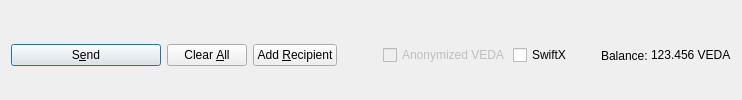
         <widget class="QFrame" name="frame_Send">
          <layout class="QHBoxLayout" name="horizontalLayout">
           <property name="bottomMargin">
            <number>0</number>
           </property>
           <item>
            <widget class="QPushButton" name="sendButton">
             <property name="minimumSize">
              <size>
               <width>150</width>
               <height>0</height>
              </size>
             </property>
             <property name="toolTip">
              <string>Confirm the send action</string>
             </property>
             <property name="text">
              <string>S&amp;end</string>
             </property>
             <property name="icon">
              <iconset resource="../veda.qrc">
               <normaloff>:/icons/send</normaloff>:/icons/send</iconset>
             </property>
             <property name="autoDefault">
              <bool>false</bool>
             </property>
             <property name="default">
              <bool>true</bool>
             </property>
            </widget>
           </item>
           <item>
            <widget class="QPushButton" name="clearButton">
             <property name="sizePolicy">
              <sizepolicy hsizetype="Minimum" vsizetype="Fixed">
               <horstretch>0</horstretch>
               <verstretch>0</verstretch>
              </sizepolicy>
             </property>
             <property name="toolTip">
              <string>Clear all fields of the form.</string>
             </property>
             <property name="text">
              <string>Clear &amp;All</string>
             </property>
             <!-- <property name="icon">
              <iconset resource="../veda.qrc">
               <normaloff>:/icons/remove</normaloff>:/icons/remove</iconset>
             </property> -->
             <property name="autoDefault">
              <bool>false</bool>
             </property>
            </widget>
           </item>
           <item>
            <widget class="QPushButton" name="addButton">
             <property name="toolTip">
              <string>Send to multiple recipients at once</string>
             </property>
             <property name="text">
              <string>Add &amp;Recipient</string>
             </property>
             <!-- <property name="icon">
              <iconset resource="../veda.qrc">
               <normaloff>:/icons/add</normaloff>:/icons/add</iconset>
             </property> -->
             <property name="autoDefault">
              <bool>false</bool>
             </property>
            </widget>
           </item>
           <item>
            <spacer name="horizontalSpacer">
             <property name="orientation">
              <enum>Qt::Horizontal</enum>
             </property>
             <property name="sizeHint" stdset="0">
              <size>
               <width>40</width>
               <height>20</height>
              </size>
             </property>
            </spacer>
           </item>
           <item>
            <layout class="QHBoxLayout" name="horizontalLayout_2">
             <property name="spacing">
              <number>3</number>
             </property>
             <item>
              <widget class="QCheckBox" name="checkzVEDA">
               <property name="enabled">
                <bool>false</bool>
               </property>
               <property name="text">
                <string>Anonymized VEDA</string>
               </property>
              </widget>
             </item>
             <item>
              <widget class="QCheckBox" name="checkSwiftTX">
               <property name="enabled">
                <bool>true</bool>
               </property>
               <property name="minimumSize">
                <size>
                 <width>85</width>
                 <height>0</height>
                </size>
               </property>
               <property name="text">
                <string>SwiftX</string>
               </property>
              </widget>
             </item>
             <item>
              <widget class="QLabel" name="label">
               <property name="text">
                <string>Balance:</string>
               </property>
              </widget>
             </item>
             <item>
              <widget class="QLabel" name="labelBalance">
               <property name="sizePolicy">
                <sizepolicy hsizetype="Preferred" vsizetype="Fixed">
                 <horstretch>0</horstretch>
                 <verstretch>0</verstretch>
                </sizepolicy>
               </property>
               <property name="cursor">
                <cursorShape>IBeamCursor</cursorShape>
               </property>
               <property name="text">
                <string notr="true">123.456 VEDA</string>
               </property>
               <property name="textInteractionFlags">
                <set>Qt::LinksAccessibleByMouse|Qt::TextSelectableByKeyboard|Qt::TextSelectableByMouse</set>
               </property>
              </widget>
             </item>
            </layout>
           </item>
          </layout>
         </widget>
